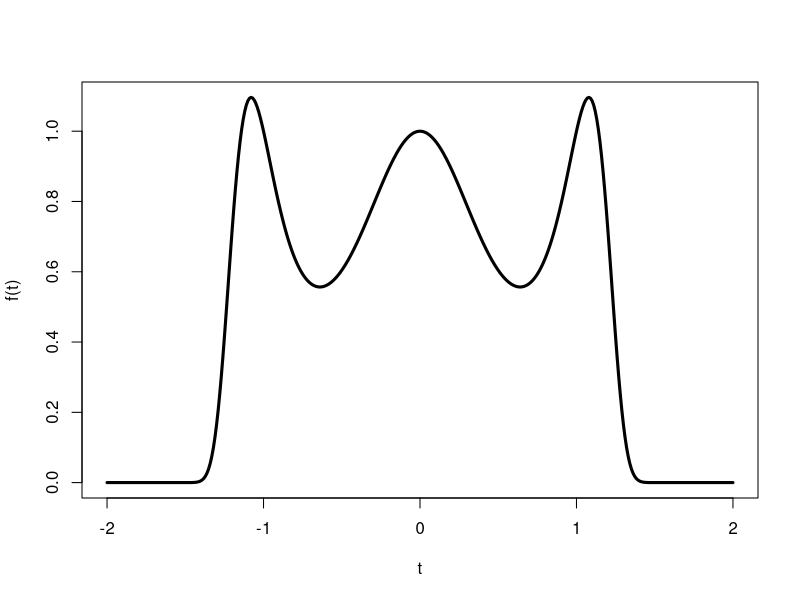
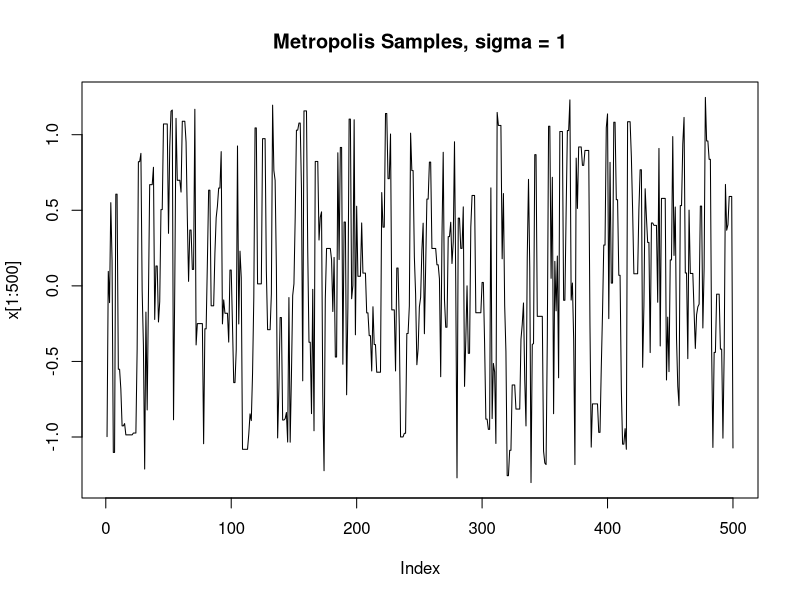
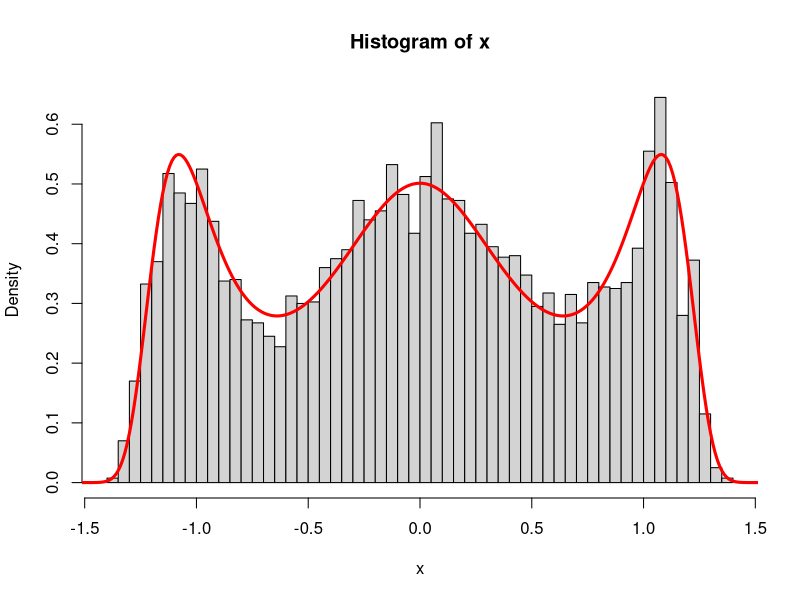
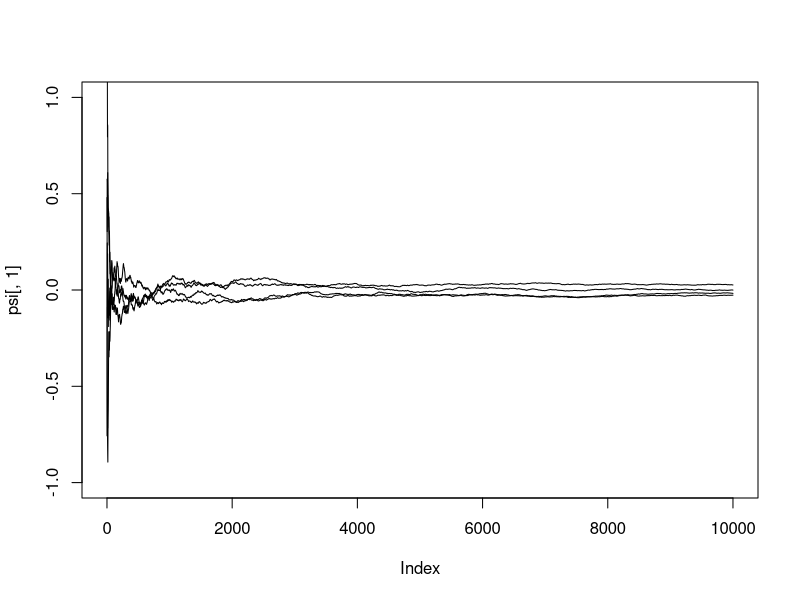
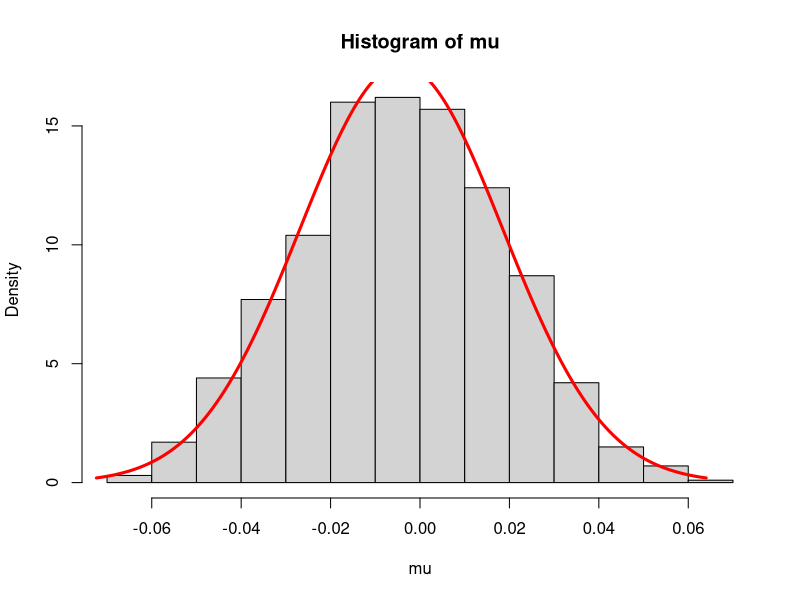
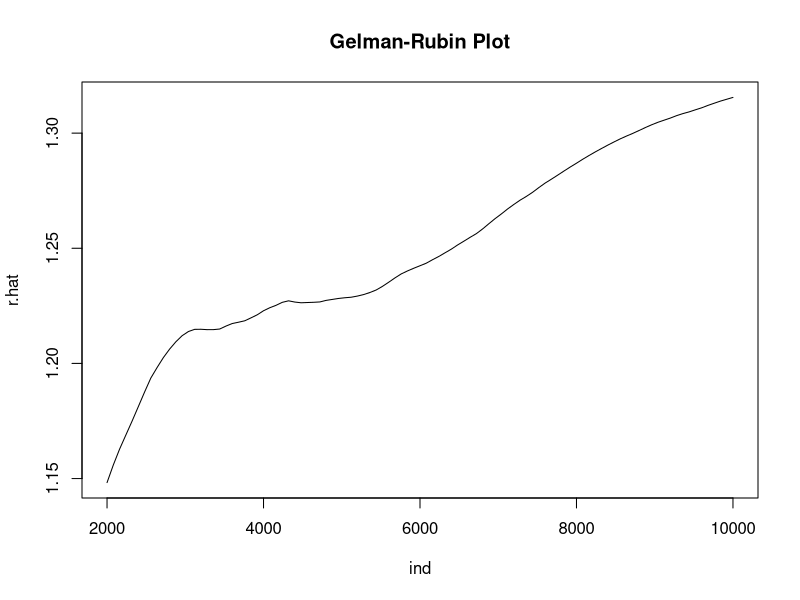

Recreate these plots in R, in order.
## A crazy (unnormalized) pdf that we want to sample from
f = function(x)
{
  exp(-x^8 + 4 * x^4 - 3 * x^2)
}

t = seq(-2, 2, 0.01)
plot(t, f(t), type='l', lwd = 3)

## Random walk Metropolis algorithm to sample from f (using Gaussian proposal density)
metropolis = function(n, f, sigma)
{
  w = rnorm(n, 0, sigma)
  x = numeric(n)
  x[1] = w[1]

  acc = 0
  for(i in 2:n)
  {
    u = runif(1)
    y = x[i - 1] + w[i]

    if(f(y) >= f(x[i - 1]))
      a = 1
    else
      a = f(y) / f(x[i - 1])

    if(u < a)
    {
      x[i] = y
      acc = acc + 1
    }
    else
      x[i] = x[i - 1]
  }

  cat(paste("Acceptance rate =", acc / n, "\n"))

  return(x)
}

## Rerun this code with sigma = 0.1, 1, and 10
## See how it trades off between exploration and acceptance rate
sigma = 1
b = 2000 ## this is the burn-in
n = 10000 ## this is the number of MCMC samples

k = 4 ## number of independent chains to run

## MCMC sampling
x = metropolis(n, f, sigma)
## Discard burn-in
x = x[b:n]
plot(x[1:500], type = 'l', main = paste("Metropolis Samples, sigma =", sigma))


## Approximate the normalizing constant (for purposes of plotting the pdf)
C = sum(f(t)) * 0.01

hist(x, freq=FALSE, breaks=40)
t = seq(-2, 2, 0.01)
lines(t, f(t) / C, lwd = 3, col = 'red')

X = matrix(0, n, k)
for(i in 1:k)
  X[,i] = metropolis(n, f, sigma)

psi = apply(X, MARGIN = 2, FUN = cumsum)
for(i in 1:k)
  psi[,i] = psi[,i] / (1:nrow(psi))


## Plot the means
plot(psi[,1], type='l', ylim=c(-1,1))
for(i in 2:k)
  lines(psi[,i], type='l')

## Histogram of randomly selected sample means (should be roughly Gaussian)
mu = numeric(1000)
for(i in 1:1000)
  mu[i] = mean(sample(X[b:n,], 1000))
hist(mu, freq=FALSE)
m = mean(mu)
s = sd(mu)
t = seq(m-3*s, m+3*s, s*0.01)
lines(t, dnorm(t, mean(mu), s), col='red', lwd=3)


## Gelman-Rubin convergence test
Gelman.Rubin = function(psi)
{
  n = nrow(psi)
  psi.means = colMeans(psi)
  B = n * var(psi.means)
  W = mean(apply(psi, MARGIN = 1, FUN = var))

  return((W * (n - 1) / n + (B / n)) / W)
}

## Plot the Gelman-Rubin R as a function of MCMC iteration
start = b
end = n
steps = 100
ind = seq(b, n, by = (n - b) / steps)
r.hat = numeric(length(ind))
for(i in 1:length(ind))
  r.hat[i] = Gelman.Rubin(psi[1:ind[i],])

plot(ind, r.hat, type='l', main = "Gelman-Rubin Plot")
